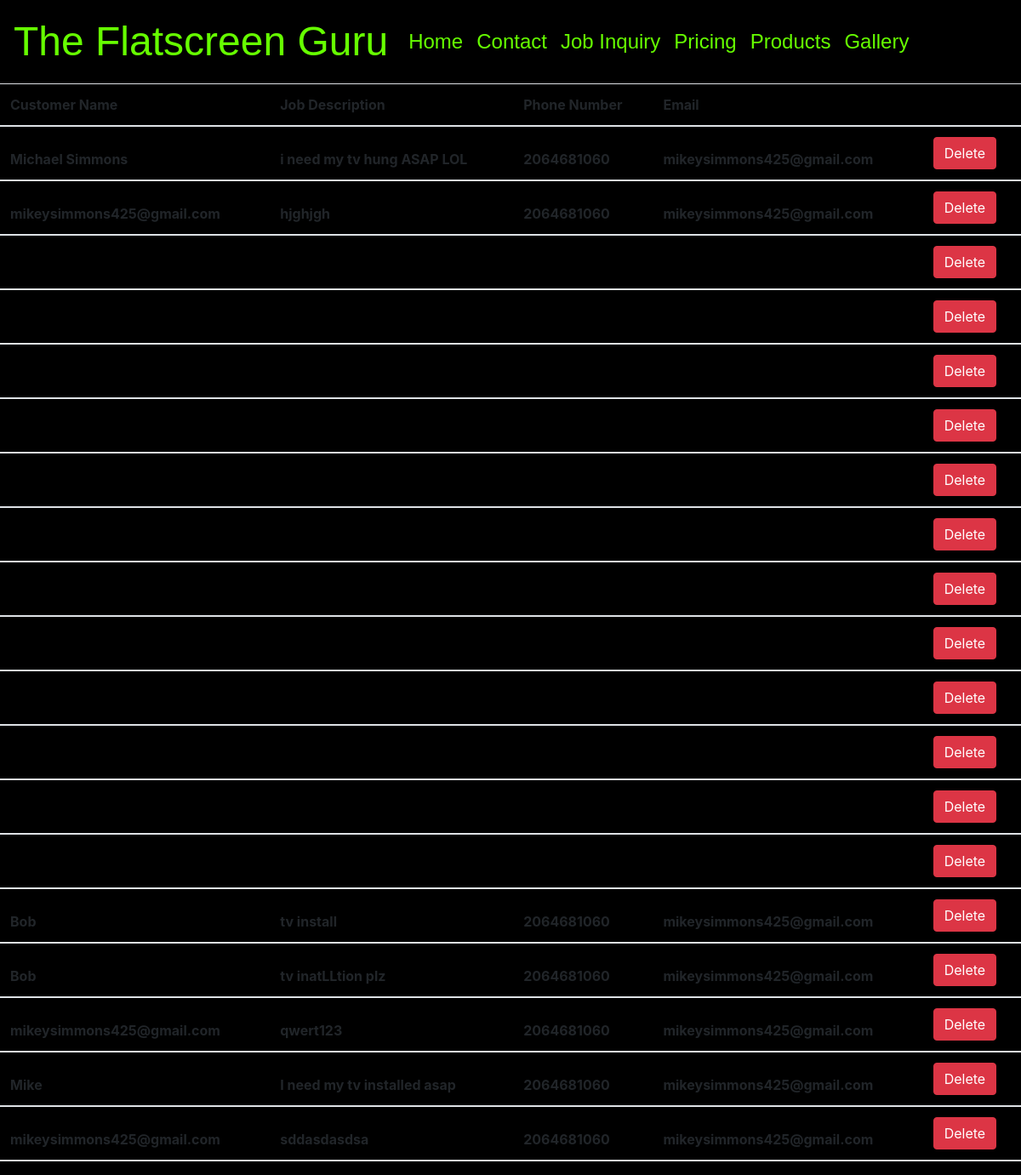
/jobs, run on an earlier commit of the app's database.
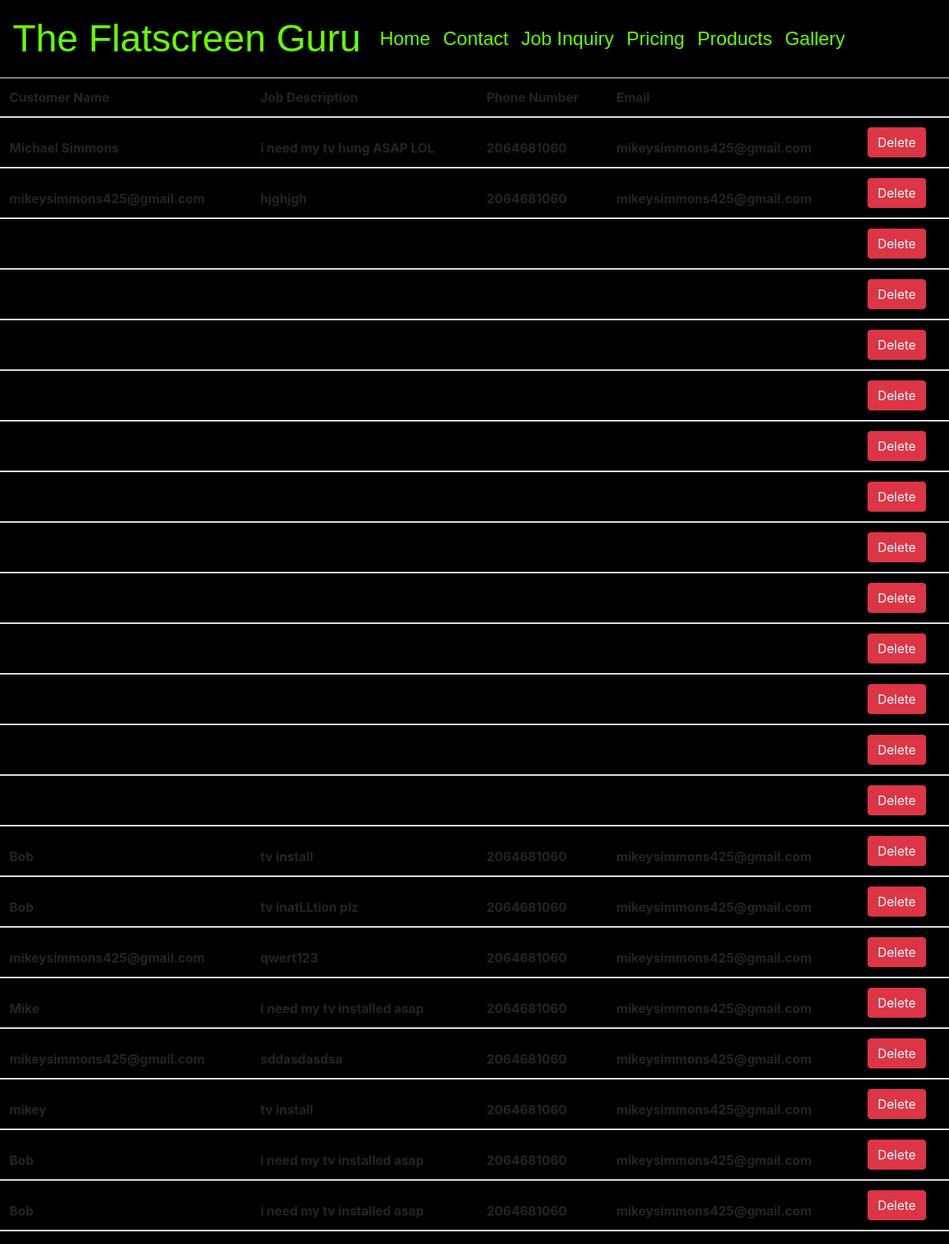
And on a later commit of the database.
### main/models.py (models this page shows)
class Job(models.Model):
    customer_name = models.CharField(max_length=255)
    job_desc = models.TextField()
    location = models.CharField(max_length=255)
    phone_number = models.CharField(default = 000, max_length = 20)
    email_address = models.CharField(default = "no email", max_length = 100)
    created_at = models.DateTimeField(auto_now_add=True)
    updated_at = models.DateTimeField(auto_now=True)
    objects = JobManager()

### main/views.py (the view)
# urls.py: path('jobs', views.jobs_display),
def jobs_display(request):
    all_jobs = Job.objects.all()
    context = {
        'all_jobs' : all_jobs
        }
    return render(request,'jobs.html',context)

### main/templates/jobs.html (shortened to what this page needs)
<!DOCTYPE html>
<html lang="en">
<head>
    <link rel="stylesheet" href="https://stackpath.bootstrapcdn.com/bootstrap/4.4.1/css/bootstrap.min.css">
    <link rel="stylesheet" href="static/css/style.css">
</head>
<body>
    <div id="container">
        <nav class="navbar navbar-expand-lg navbar-light">
            <a class="navbar-brand" href="/">The Flatscreen Guru</a>
            <div class="collapse navbar-collapse" id="navbarSupportedContent">
                <ul class="navbar-nav mr-auto">
                    <li class="nav-item active">
                        <a class="nav-link" href="/">Home <span class="sr-only">(current)</span></a>
                    </li>
                    <li class="nav-item">
                        <a class="nav-link" href="/contact">Contact</a>
                    </li>
                    <li class="nav-item">
                        <a class="nav-link" href="/jobinquiry">Job Inquiry</a>
                    </li>
                    <li class="nav-item">
                        <a class="nav-link" href="/pricing">Pricing</a>
                    </li>
                    <li class="nav-item">
                        <a class="nav-link" href="/products">Products</a>
                    </li>
                    <li class="nav-item">
                        <a class="nav-link" href="/gallery">Gallery</a>
                    </li>
                </ul>
            </div>
        </nav>
        <table class="table">
            <thead>
                <tr>
                    <th scope="col">Customer Name</th>
                    <th scope="col">Job Description</th>
                    <th scope="col">Phone Number</th>
                    <th scope="col">Email</th>
                    <th scope="col"></th>
                </tr>
                {%for job in all_jobs%}
                <tr>
                    <th scope="col">{{job.customer_name}}</th>
                    <th scope="col">{{job.job_desc}}</th>
                    <th scope="col">{{job.phone_number}}</th>
                    <th scope="col">{{job.email_address}}</th>
                    <form action="/delete" method="POST">
                    <th scope="col">
                        <button type="submit" class="btn btn-danger">Delete</button></th>
                    </form>
                </tr>
                {%endfor%}
        </table>
    </div>
</body>
</html>

### main/static/css/style.css (style rules this page uses)
* { margin: 0px; padding: 0px; }
nav { background-color: black; display: flex !important; justify-content: center !important; }
.navbar-brand { display: flex !important; justify-content: center !important; color: white !important; }
nav a { color:#66ff00 !important; font-weight:500 ; font-size: x-large; font-family: Verdana, Geneva, Tahoma, sans-serif }
.navbar-brand { font-size: xxx-large; font-family: Verdana, Geneva, Tahoma, sans-serif }
#container { background-color: black }
body { background-color: black }
.navbar-brand { color: #66ff00 !important; }

What changed in the data, as far as the page shows it:
added Job: customer_name "mikey", job_desc "tv install", phone_number "2064681060", email_address "mikeysimmons425@gmail.com"
added Job: customer_name "Bob", job_desc "i need my tv installed asap", phone_number "2064681060", email_address "mikeysimmons425@gmail.com"
added Job: customer_name "Bob", job_desc "i need my tv installed asap", phone_number "2064681060", email_address "mikeysimmons425@gmail.com"
